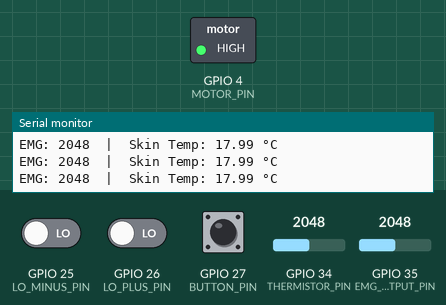
The sketch below on a simulated ESP32. Parts: switched loads named in the sketch (green lamp = pin HIGH), the last lines printed to the serial monitor. The test bench sets the inputs (shaded band); at power-on: GPIO 27 (BUTTON_PIN) HIGH, GPIO 34 (THERMISTOR_PIN) = 2048, GPIO 25 (LO_MINUS_PIN) LOW, GPIO 26 (LO_PLUS_PIN) LOW, GPIO 35 (EMG_OUTPUT_PIN) = 2048.

Above: at 4.4 s.
4.5 s: GPIO 27 (BUTTON_PIN) pulled LOW for 0.15 s
At 5.3 s:
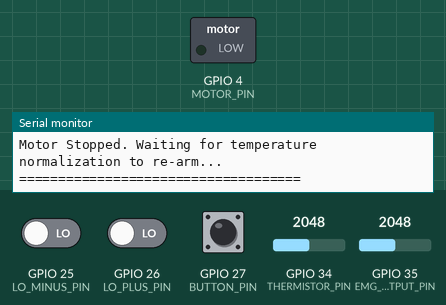
8.0 s: GPIO 34 (THERMISTOR_PIN) set to 1675
9.7 s: GPIO 34 (THERMISTOR_PIN) set to 1757
At 11.2 s:
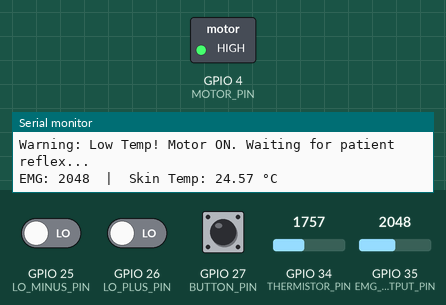
12.0 s: GPIO 27 (BUTTON_PIN) pulled LOW for 1 s
At 13.2 s:
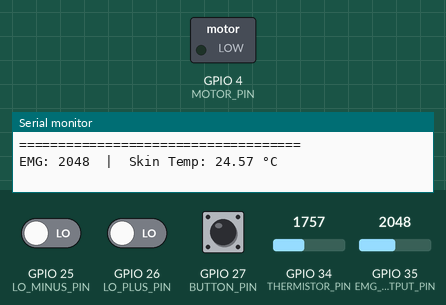
Timing chart, 0 to 15.0 s (numbered marks = the images above; inputs shaded):
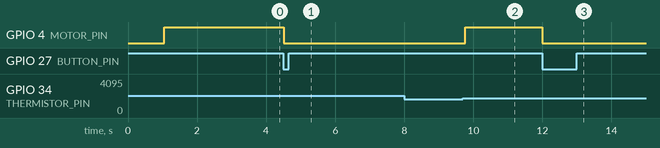

The sketch:

arduino_code.ino
```cpp
// ==========================================
// PIN DEFINITIONS
// ==========================================
#define MOTOR_PIN 4        // NPN Transistor Base (Motor drive)
#define LO_MINUS_PIN 25    // AD8232 Lead Off -
#define LO_PLUS_PIN 26     // AD8232 Lead Off +
#define BUTTON_PIN 27      // 4-Leg Tactile Push Button
#define THERMISTOR_PIN 34  // KY-013 Thermistor Module Analog Out (AO)
#define EMG_OUTPUT_PIN 35  // AD8232 Analog Output

// ==========================================
// SYSTEM VARIABLES & CALIBRATION
// ==========================================
const float ISCHEMIA_THRESHOLD = 25.5; // Trigger threshold set to 25.5°C for water demo
const float TEMP_OFFSET = 7.0;         // Calibration offset to match room temperature (~27°C)

// State Machine Flags
bool alarmActive = false;
bool alarmAcknowledged = false;
unsigned long alarmStartTime = 0;
unsigned long lastTelemetryPrint = 0;

void setup() {
  // Initialize Serial Monitor (Ensure baud rate is set to 115200)
  Serial.begin(115200);

  // Configure AD8232 Pins
  pinMode(LO_PLUS_PIN, INPUT);
  pinMode(LO_MINUS_PIN, INPUT);

  // Configure Button (using ESP32 internal pull-up resistor)
  pinMode(BUTTON_PIN, INPUT_PULLUP);

  // Configure Motor Pin
  pinMode(MOTOR_PIN, OUTPUT);
  digitalWrite(MOTOR_PIN, LOW); // Ensure motor is off at boot

  Serial.println("System Ready: Monitoring Neuropathy & Ischemia");
  Serial.println("----------------------------------------------");
}

void loop() {
  // ==========================================
  // 1. COMBINED TELEMETRY LOOP (1Hz - Every 1 Second)
  // ==========================================
  if (millis() - lastTelemetryPrint > 1000) {

    // Check if electrodes are physically connected
    bool electrodesConnected = true;
    if ((digitalRead(LO_PLUS_PIN) == 1) || (digitalRead(LO_MINUS_PIN) == 1)) {
      electrodesConnected = false;
    }

    int emgValue = 0;
    if (electrodesConnected) {
      // Take multiple fast samples over 50ms and average them to remove noise spikes
      long emgSum = 0;
      int validSamples = 0;
      for (int i = 0; i < 20; i++) {
        int rawVal = analogRead(EMG_OUTPUT_PIN);
        // Ignore rail saturation spikes (0 or 4095) caused by motion/noise
        if (rawVal > 10 && rawVal < 4085) {
          emgSum += rawVal;
          validSamples++;
        }
        delay(2);
      }

      if (validSamples > 0) {
        emgValue = emgSum / validSamples; // Clean averaged EMG value
      } else {
        emgValue = analogRead(EMG_OUTPUT_PIN); // Fallback if all samples hit rail
      }
    }

    // Read Temperature
    int adcTemp = analogRead(THERMISTOR_PIN);
    float voltage = adcTemp * (3.3 / 4095.0);
    float tempC = 0.0;

    if (voltage > 0) {
      float resistance = 10000.0 * voltage / (3.3 - voltage);
      float tempC_raw = resistance / 10000.0;
      tempC_raw = log(tempC_raw);
      tempC_raw /= 3950.0;
      tempC_raw += 1.0 / (25.0 + 273.15);
      tempC_raw = 1.0 / tempC_raw;
      tempC_raw -= 273.15;
      tempC = tempC_raw - TEMP_OFFSET; // Apply calibration offset
    }

    // --- PRINT CLEAN TELEMETRY ---
    Serial.print("EMG: ");
    if (!electrodesConnected) {
      Serial.print("DISCONNECTED");
    } else {
      Serial.print(emgValue);
    }
    Serial.print("  |  Skin Temp: ");
    Serial.print(tempC);
    Serial.println(" °C");

    // --- SYSTEM RE-ARMING ---
    if (alarmAcknowledged) {
      if (tempC >= ISCHEMIA_THRESHOLD) {
        Serial.println("Temperature Normalized! System re-armed for next test.");
        alarmAcknowledged = false;
      }
    }

    // --- TRIGGER ALARM: ISCHEMIA DETECTED ---
    if (tempC < ISCHEMIA_THRESHOLD && tempC > 0.0) {
      if (!alarmActive && !alarmAcknowledged) {
        alarmActive = true;
        alarmStartTime = millis();
        digitalWrite(MOTOR_PIN, HIGH);
        Serial.println("Warning: Low Temp! Motor ON. Waiting for patient reflex...");
      }
    }

    lastTelemetryPrint = millis();
  }

  // ==========================================
  // 2. REFLEX LATENCY & DAMAGE CALCULATION
  // ==========================================
  if (alarmActive) {
    unsigned long activeTimeMs = millis() - alarmStartTime;
    int activeTimeSec = activeTimeMs / 1000;

    if (digitalRead(BUTTON_PIN) == LOW) {
      int nerveDamage = 0;
      if (activeTimeSec > 5) {
        int netDelaySec = activeTimeSec - 5;
        nerveDamage = (netDelaySec / 5) * 5;
      }
      if (nerveDamage > 100) {
        nerveDamage = 100;
      }

      digitalWrite(MOTOR_PIN, LOW);

      Serial.println("====================================");
      Serial.print("Patient Button Pressed!\n");
      Serial.print("Reflex Delay Time: ");
      Serial.print(activeTimeSec);
      Serial.println(" seconds");
      Serial.print("Calculated Nerve Damage: ");
      Serial.print(nerveDamage);
      Serial.println("%");
      Serial.println("Motor Stopped. Waiting for temperature normalization to re-arm...");
      Serial.println("====================================");

      alarmActive = false;
      alarmAcknowledged = true;
      delay(1000);
    }
    else if (activeTimeSec >= 105) {
      digitalWrite(MOTOR_PIN, LOW);

      Serial.println("====================================");
      Serial.println("TIMEOUT ALARM: No Patient Response");
      Serial.println("Reflex Delay Time: 105+ seconds");
      Serial.println("Calculated Nerve Damage: 100% (Severe Sensory Loss)");
      Serial.println("Motor Auto-Stopped. Waiting for temperature normalization to re-arm...");
      Serial.println("====================================");

      alarmActive = false;
      alarmAcknowledged = true;
    }
  }

  delay(10);
}
```

Measured:
- after the input at 4.5 s, GPIO 4 (MOTOR_PIN): HIGH → LOW at once
- after the input at 9.7 s, GPIO 4 (MOTOR_PIN): LOW → HIGH after 0.07 s
- after the input at 12.0 s, GPIO 4 (MOTOR_PIN): HIGH → LOW at once
